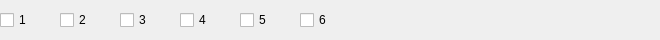
                <widget class="QWidget" name="widget_AdvOutFFTrack" native="true">
                 <property name="sizePolicy">
                  <sizepolicy hsizetype="Fixed" vsizetype="Fixed">
                   <horstretch>0</horstretch>
                   <verstretch>0</verstretch>
                  </sizepolicy>
                 </property>
                 <property name="minimumSize">
                  <size>
                   <width>660</width>
                   <height>40</height>
                  </size>
                 </property>
                 <property name="maximumSize">
                  <size>
                   <width>660</width>
                   <height>40</height>
                  </size>
                 </property>
                 <layout class="QHBoxLayout" name="horizontalLayout_18">
                  <property name="spacing">
                   <number>28</number>
                  </property>
                  <property name="leftMargin">
                   <number>0</number>
                  </property>
                  <property name="topMargin">
                   <number>0</number>
                  </property>
                  <property name="rightMargin">
                   <number>0</number>
                  </property>
                  <property name="bottomMargin">
                   <number>0</number>
                  </property>
                  <item>
                   <widget class="QCheckBox" name="checkBox_AdvOutFFTrack1">
                    <property name="sizePolicy">
                     <sizepolicy hsizetype="Minimum" vsizetype="Fixed">
                      <horstretch>0</horstretch>
                      <verstretch>0</verstretch>
                     </sizepolicy>
                    </property>
                    <property name="minimumSize">
                     <size>
                      <width>0</width>
                      <height>18</height>
                     </size>
                    </property>
                    <property name="maximumSize">
                     <size>
                      <width>33</width>
                      <height>18</height>
                     </size>
                    </property>
                    <property name="text">
                     <string>1</string>
                    </property>
                   </widget>
                  </item>
                  <item>
                   <widget class="QCheckBox" name="checkBox_AdvOutFFTrack2">
                    <property name="sizePolicy">
                     <sizepolicy hsizetype="Minimum" vsizetype="Fixed">
                      <horstretch>0</horstretch>
                      <verstretch>0</verstretch>
                     </sizepolicy>
                    </property>
                    <property name="minimumSize">
                     <size>
                      <width>0</width>
                      <height>18</height>
                     </size>
                    </property>
                    <property name="maximumSize">
                     <size>
                      <width>33</width>
                      <height>18</height>
                     </size>
                    </property>
                    <property name="text">
                     <string>2</string>
                    </property>
                   </widget>
                  </item>
                  <item>
                   <widget class="QCheckBox" name="checkBox_AdvOutFFTrack3">
                    <property name="sizePolicy">
                     <sizepolicy hsizetype="Minimum" vsizetype="Fixed">
                      <horstretch>0</horstretch>
                      <verstretch>0</verstretch>
                     </sizepolicy>
                    </property>
                    <property name="minimumSize">
                     <size>
                      <width>0</width>
                      <height>18</height>
                     </size>
                    </property>
                    <property name="maximumSize">
                     <size>
                      <width>33</width>
                      <height>18</height>
                     </size>
                    </property>
                    <property name="text">
                     <string>3</string>
                    </property>
                   </widget>
                  </item>
                  <item>
                   <widget class="QCheckBox" name="checkBox_AdvOutFFTrack4">
                    <property name="sizePolicy">
                     <sizepolicy hsizetype="Minimum" vsizetype="Fixed">
                      <horstretch>0</horstretch>
                      <verstretch>0</verstretch>
                     </sizepolicy>
                    </property>
                    <property name="minimumSize">
                     <size>
                      <width>0</width>
                      <height>18</height>
                     </size>
                    </property>
                    <property name="maximumSize">
                     <size>
                      <width>33</width>
                      <height>18</height>
                     </size>
                    </property>
                    <property name="text">
                     <string>4</string>
                    </property>
                   </widget>
                  </item>
                  <item>
                   <widget class="QCheckBox" name="checkBox_AdvOutFFTrack5">
                    <property name="sizePolicy">
                     <sizepolicy hsizetype="Minimum" vsizetype="Fixed">
                      <horstretch>0</horstretch>
                      <verstretch>0</verstretch>
                     </sizepolicy>
                    </property>
                    <property name="minimumSize">
                     <size>
                      <width>0</width>
                      <height>18</height>
                     </size>
                    </property>
                    <property name="maximumSize">
                     <size>
                      <width>33</width>
                      <height>18</height>
                     </size>
                    </property>
                    <property name="text">
                     <string>5</string>
                    </property>
                   </widget>
                  </item>
                  <item>
                   <widget class="QCheckBox" name="checkBox_AdvOutFFTrack6">
                    <property name="sizePolicy">
                     <sizepolicy hsizetype="Minimum" vsizetype="Fixed">
                      <horstretch>0</horstretch>
                      <verstretch>0</verstretch>
                     </sizepolicy>
                    </property>
                    <property name="minimumSize">
                     <size>
                      <width>0</width>
                      <height>18</height>
                     </size>
                    </property>
                    <property name="maximumSize">
                     <size>
                      <width>33</width>
                      <height>18</height>
                     </size>
                    </property>
                    <property name="text">
                     <string>6</string>
                    </property>
                   </widget>
                  </item>
                  <item>
                   <spacer name="horizontalSpacer_9">
                    <property name="orientation">
                     <enum>Qt::Horizontal</enum>
                    </property>
                    <property name="sizeHint" stdset="0">
                     <size>
                      <width>40</width>
                      <height>20</height>
                     </size>
                    </property>
                   </spacer>
                  </item>
                 </layout>
                </widget>
